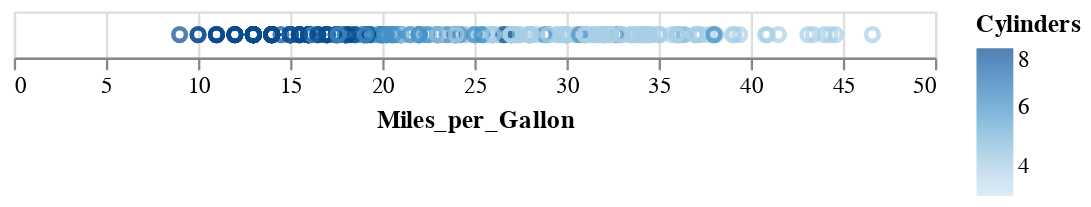

Notebook code for this chart:
### Code cell
alt.Chart(cars).mark_point().encode(x='Miles_per_Gallon', color='Cylinders')

### Figure 1 — Vega-Lite specification as saved in the notebook (floating-point values rounded to 4 significant figures; data arrays with more than 128 entries replaced by an {"elided": "..."} marker saying what was removed)
{"config": {"view": {"continuousWidth": 400, "continuousHeight": 300}}, "data": {"name": "data-f02450ab61490a1363517a0190416235"}, "mark": "point", "encoding": {"color": {"type": "quantitative", "field": "Cylinders"}, "x": {"type": "quantitative", "field": "Miles_per_Gallon"}}, "$schema": "https://vega.github.io/schema/vega-lite/v4.8.1.json", "datasets": {"data-f02450ab61490a1363517a0190416235": {"elided": "406 records"}}}
